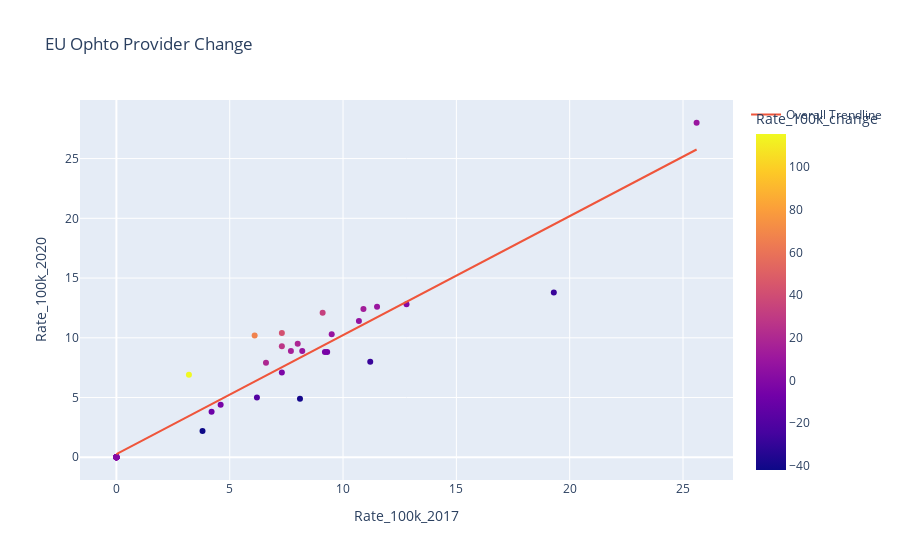

The notebook cell this image was saved under:
### Code cell
fig1 = px.scatter(europe, title = "EU Ophto Provider Change", x="Rate_100k_2017",y="Rate_100k_2020", color="Rate_100k_change", trendline="ols", trendline_scope="overall", hover_data=["NAME"])
fig1.show()

### Figure 1 — Plotly figure (JSON) as saved in the notebook; plotly's stock layout.template omitted (floating-point values rounded to 4 significant figures)
{"data": [{"customdata": [["United Kingdom"], ["Germany"], ["Austria"], ["Switzerland"], ["Denmark"], ["Netherlands"], ["Belgium"], ["France"], ["Turkey"], ["Slovenia"], ["San Marino"], ["Slovakia"], ["Albania"], ["Montenegro"], ["Azerbaijan"], ["Belarus"], ["Georgia"], ["Moldova"], ["Romania"], ["Armenia"], ["Ukraine"], ["Monaco"], ["Macedonia"], ["Andorra"], ["Bosnia Herzegovina"], ["Czech Republic"], ["Malta"], ["Portugal"], ["Luxembourg"], ["Liechtenstein"], ["Lithuania"], ["Latvia"], ["Bulgaria"], ["Finland"], ["Greece"], ["Italy"], ["Poland"], ["Spain"], ["Croatia"], ["Sweden"], ["Serbia"], ["Estonia"], ["Norway"], ["Hungary"], ["Ireland"]], "hovertemplate": "Rate_100k_2017=%{x}<br>Rate_100k_2020=%{y}<br>NAME=%{customdata[0]}<br>Rate_100k_change=%{marker.color}<extra></extra>", "legendgroup": "", "marker": {"color": [-42.11, -39.51, -28.57, -28.5, -19.35, -9.524, -5.376, -4.348, -4.348, -2.74, 0, 0, 0, 0, 0, 0, 0, 0, 0, 0, 0, 0, 0, 0, 0, 0, 0, 0, 0, 0, 0, 6.542, 8.421, 8.537, 9.375, 9.565, 13.76, 15.58, 18.75, 19.7, 27.4, 32.97, 42.47, 67.21, 115.6], "coloraxis": "coloraxis", "symbol": "circle"}, "mode": "markers", "name": "", "orientation": "v", "showlegend": false, "type": "scatter", "x": [3.8, 8.1, 11.2, 19.3, 6.2, 4.2, 9.3, 9.2, 4.6, 7.3, 0, 0, 0, 0, 0, 0, 0, 0, 12.8, 0, 0, 0, 0, 0, 0, 0, 0, 0, 0, 0, 0, 10.7, 9.5, 8.2, 25.6, 11.5, 10.9, 7.7, 8, 6.6, 7.3, 9.1, 7.3, 6.1, 3.2], "xaxis": "x", "y": [2.2, 4.9, 8, 13.8, 5, 3.8, 8.8, 8.8, 4.4, 7.1, 0, 0, 0, 0, 0, 0, 0, 0, 12.8, 0, 0, 0, 0, 0, 0, 0, 0, 0, 0, 0, 0, 11.4, 10.3, 8.9, 28, 12.6, 12.4, 8.9, 9.5, 7.9, 9.3, 12.1, 10.4, 10.2, 6.9], "yaxis": "y"}, {"hovertemplate": "<b>OLS trendline</b><br>Rate_100k_2020 = 0.996273 * Rate_100k_2017 + 0.256638<br>R<sup>2</sup>=0.922917<br><br>Rate_100k_2017=%{x}<br>Rate_100k_2020=%{y} <b>(trend)</b><extra></extra>", "legendgroup": "Overall Trendline", "mode": "lines", "name": "Overall Trendline", "showlegend": true, "type": "scatter", "x": [0, 0, 0, 0, 0, 0, 0, 0, 0, 0, 0, 0, 0, 0, 0, 0, 0, 0, 0, 0, 3.2, 3.8, 4.2, 4.6, 6.1, 6.2, 6.6, 7.3, 7.3, 7.3, 7.7, 8, 8.1, 8.2, 9.1, 9.2, 9.3, 9.5, 10.7, 10.9, 11.2, 11.5, 12.8, 19.3, 25.6], "xaxis": "x", "y": [0.2566, 0.2566, 0.2566, 0.2566, 0.2566, 0.2566, 0.2566, 0.2566, 0.2566, 0.2566, 0.2566, 0.2566, 0.2566, 0.2566, 0.2566, 0.2566, 0.2566, 0.2566, 0.2566, 0.2566, 3.445, 4.042, 4.441, 4.839, 6.334, 6.434, 6.832, 7.529, 7.529, 7.529, 7.928, 8.227, 8.326, 8.426, 9.323, 9.422, 9.522, 9.721, 10.92, 11.12, 11.41, 11.71, 13.01, 19.48, 25.76], "yaxis": "y"}], "layout": {"coloraxis": {"colorbar": {"title": {"text": "Rate_100k_change"}}, "colorscale": [[0, "#0d0887"], [0.1111, "#46039f"], [0.2222, "#7201a8"], [0.3333, "#9c179e"], [0.4444, "#bd3786"], [0.5556, "#d8576b"], [0.6667, "#ed7953"], [0.7778, "#fb9f3a"], [0.8889, "#fdca26"], [1, "#f0f921"]]}, "legend": {"tracegroupgap": 0}, "title": {"text": "EU Ophto Provider Change"}, "xaxis": {"anchor": "y", "domain": [0, 1], "title": {"text": "Rate_100k_2017"}}, "yaxis": {"anchor": "x", "domain": [0, 1], "title": {"text": "Rate_100k_2020"}}}}
